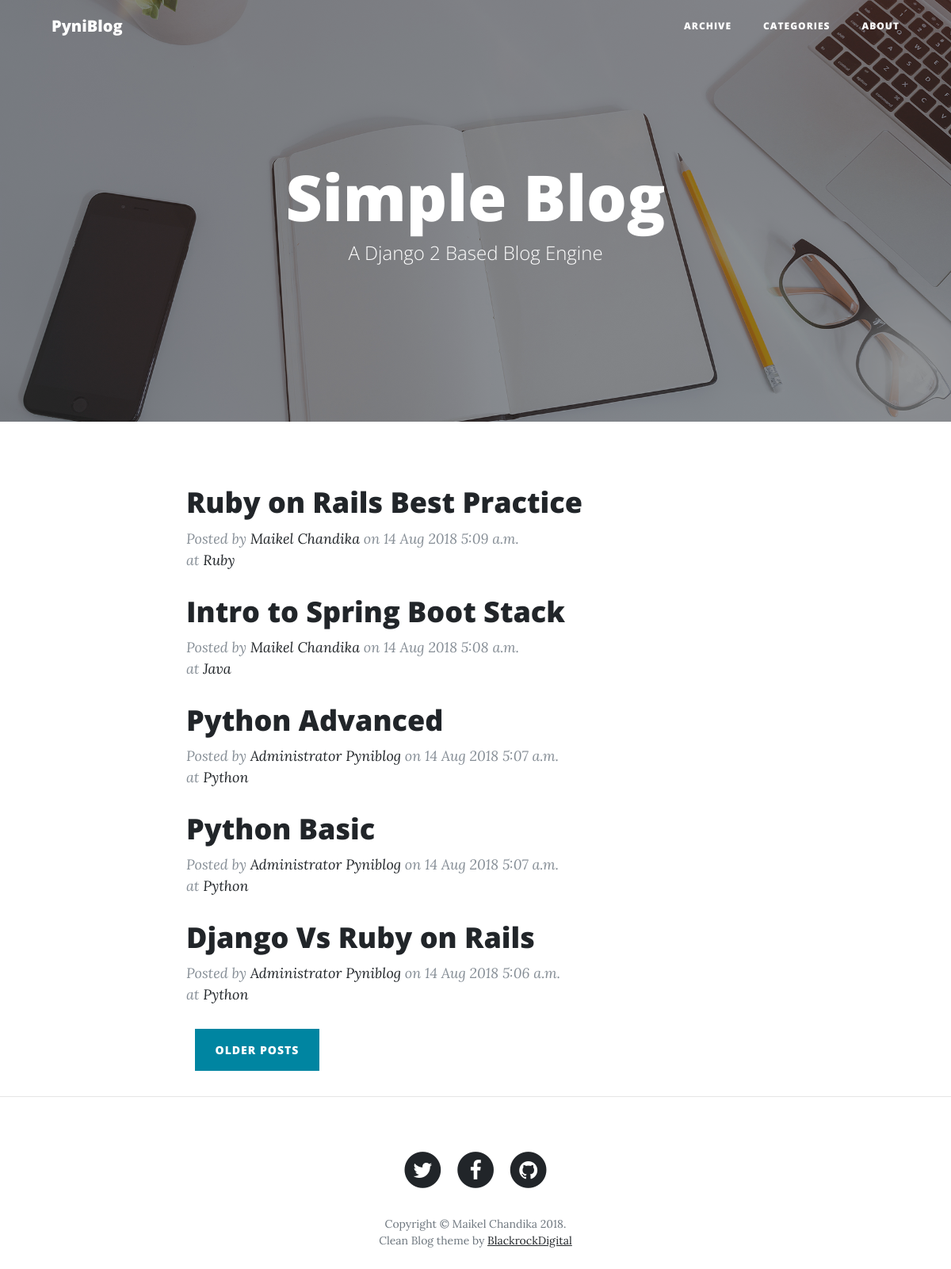
The page / on the database its author committed.
### blog/models.py (models this page shows, shortened)
class Post(models.Model):
  permalink   = models.CharField(max_length=255, unique=True)
  title       = models.CharField(max_length=255)
  post_date   = models.DateTimeField()
  post_body   = RichTextField()
  release     = models.BooleanField(default=False)
  user        = models.ForeignKey(User,on_delete=models.CASCADE)
  category    = models.ForeignKey(Category,on_delete=models.PROTECT)
  tags        = models.ManyToManyField(Tag)
  class Meta:
    db_table = 'tb_post'

class Category(models.Model):
  category_name = models.CharField(max_length=100, unique=True)
  def __str__(self):
    return self.category_name
  class Meta:
    db_table = 'tb_category' # custom database table name

### blog/views.py (the view)
# urls.py: path('', views.index, name='index'),
def index(request):
    posts = Post.objects.filter(release=True).order_by('-post_date')
    page = request.GET.get('page', 1)
    paginator = Paginator(posts, BlogSetting.post_per_page)
    try:
        page_posts = paginator.page(page)
    except PageNotAnInteger:
        page_posts = paginator.page(1)
    except EmptyPage:
        page_posts = paginator.page(paginator.num_pages)
    response_dict.update({'posts': page_posts})
    return render(request, 'blog/main.html', response_dict)

### templates/blog/main.html (shortened to what this page needs)
{% extends "blank.html" %} {% load staticfiles %} {% block content %}
<header class="masthead" style="background-image: url(' {% static 'img/home-bg.jpg' %}')">
  <div class="overlay"></div>
  <div class="container">
    <div class="row">
      <div class="col-lg-8 col-md-10 mx-auto">
        <div class="site-heading">
          <h1>{{blog.title}}</h1>
          <span class="subheading">{{blog.sub_title}}</span>
        </div>
      </div>
    </div>
  </div>
</header>
<div class="container">
  <div class="row">
    <div class="col-lg-8 col-md-10 mx-auto">
      {% for post in posts %}
      <div class="post-preview">
        <a href="posts/{{post.permalink}}">
          <h2 class="post-title">
            {{post.title}}
          </h2>
        </a>
        <p class="post-meta">Posted by
          <a href="posts/users/{{post.user}}">{{post.user.first_name}} {{post.user.last_name}}</a>
          on {{post.post_date|date:'d M Y g:i a'}}
          <br/> at
          <a href="posts/categories/{{post.category}}">{{post.category|title}}</a>
        </p>
      </div>
      {% endfor %}
      <div class="clearfix">
        {% if posts.has_other_pages %}
        <ul class="pagination">
          {% if posts.has_next %}
          <li>
            <a class="btn btn-primary float-right" href="?page={{ posts.next_page_number }}">Older Posts</a>
          </li>
          {% endif %}
        </ul>
        {% endif %}
      </div>
    </div>
  </div>
</div>
{% endblock %}

### templates/blank.html (shortened to what this page needs)
<!DOCTYPE html> {% load staticfiles %}
<html lang="en">
<head>
  <link href="{% static "vendor/bootstrap/css/bootstrap.min.css" %}" rel="stylesheet">
  <link href="{% static "vendor/font-awesome/css/font-awesome.min.css" %}" rel="stylesheet" type="text/css">
  <link href="{% static "css/clean-blog.min.css" %}" rel="stylesheet">
</head>
<body>
  <nav class="navbar navbar-expand-lg navbar-light fixed-top" id="mainNav">
    <div class="container">
      <a class="navbar-brand" href="/">{{blog.name}}</a>
      <div class="collapse navbar-collapse" id="navbarResponsive">
        <ul class="navbar-nav ml-auto">
          <li class="nav-item">
            <a class="nav-link" href="/archives/year">Archive</a>
          </li>
          <li class="nav-item">
            <a class="nav-link" href="/archives/categories">Categories</a>
          </li>
          <li class="nav-item">
            <a class="nav-link" href="/about">About</a>
          </li>
        </ul>
      </div>
    </div>
  </nav>
  {% block content %}{% endblock %}
  <hr>
  <footer>
    <div class="container">
      <div class="row">
        <div class="col-lg-8 col-md-10 mx-auto">
          <ul class="list-inline text-center">
            <li class="list-inline-item">
              <a href="{{blog.twitter_url}}" target="_blank">
                <span class="fa-stack fa-lg">
                  <i class="fa fa-circle fa-stack-2x"></i>
                  <i class="fa fa-twitter fa-stack-1x fa-inverse"></i>
                </span>
              </a>
            </li>
            <li class="list-inline-item">
              <a href="{{blog.facebook_url}}" target="_blank">
                <span class="fa-stack fa-lg">
                  <i class="fa fa-circle fa-stack-2x"></i>
                  <i class="fa fa-facebook fa-stack-1x fa-inverse"></i>
                </span>
              </a>
            </li>
            <li class="list-inline-item">
              <a href="{{blog.github_url}}" target="_blank">
                <span class="fa-stack fa-lg">
                  <i class="fa fa-circle fa-stack-2x"></i>
                  <i class="fa fa-github fa-stack-1x fa-inverse"></i>
                </span>
              </a>
            </li>
          </ul>
          <p class="copyright text-muted">Copyright &copy; {{blog.copyright}} {% now "Y" %}.<br/>
          Clean Blog theme by <a href="https://github.com/BlackrockDigital/startbootstrap-clean-blog" target="_blank">
            BlackrockDigital</a></p>
        </div>
      </div>
    </div>
  </footer>
</body>
</html>

### rows shown on the page
Post: title "Ruby on Rails Best Practice", user.first_name "Maikel", user.last_name "Chandika", post_date "14 Aug 2018 5:09 a.m.", category "Ruby"
Post: title "Intro to Spring Boot Stack", user.first_name "Maikel", user.last_name "Chandika", post_date "14 Aug 2018 5:08 a.m.", category "Java"
Post: title "Python Advanced", user.first_name "Administrator", user.last_name "Pyniblog", post_date "14 Aug 2018 5:07 a.m.", category "Python"
Post: title "Python Basic", user.first_name "Administrator", user.last_name "Pyniblog", post_date "14 Aug 2018 5:07 a.m.", category "Python"
Post: title "Django Vs Ruby on Rails", user.first_name "Administrator", user.last_name "Pyniblog", post_date "14 Aug 2018 5:06 a.m.", category "Python"

### other values the page prints
{{ blog.name }} "PyniBlog"
{{ blog.title }} "Simple Blog"
{{ blog.sub_title }} "A Django 2 Based Blog Engine"
{{ blog.copyright }} "Maikel Chandika"
